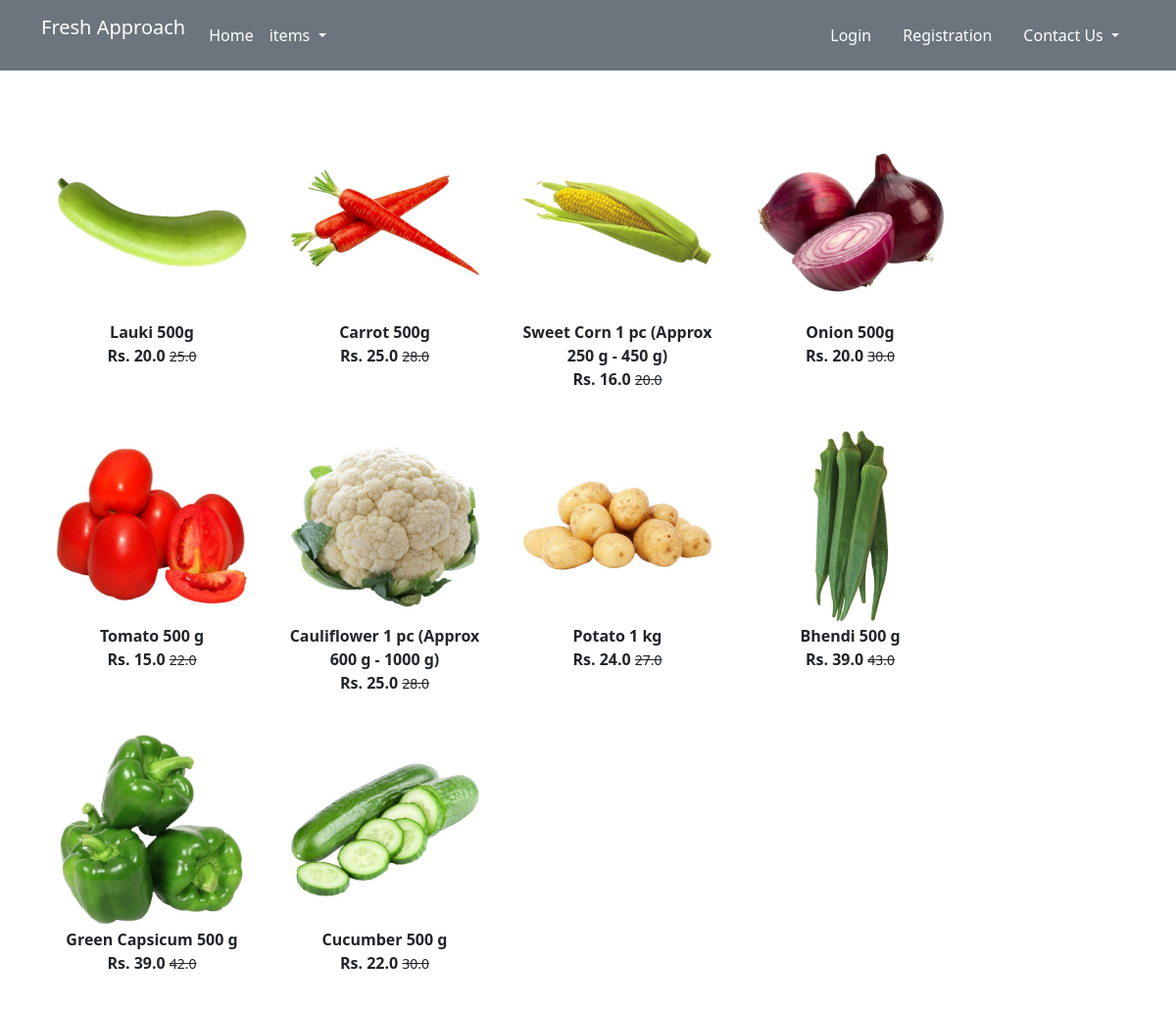
The app's page /Vegetables/, older data.
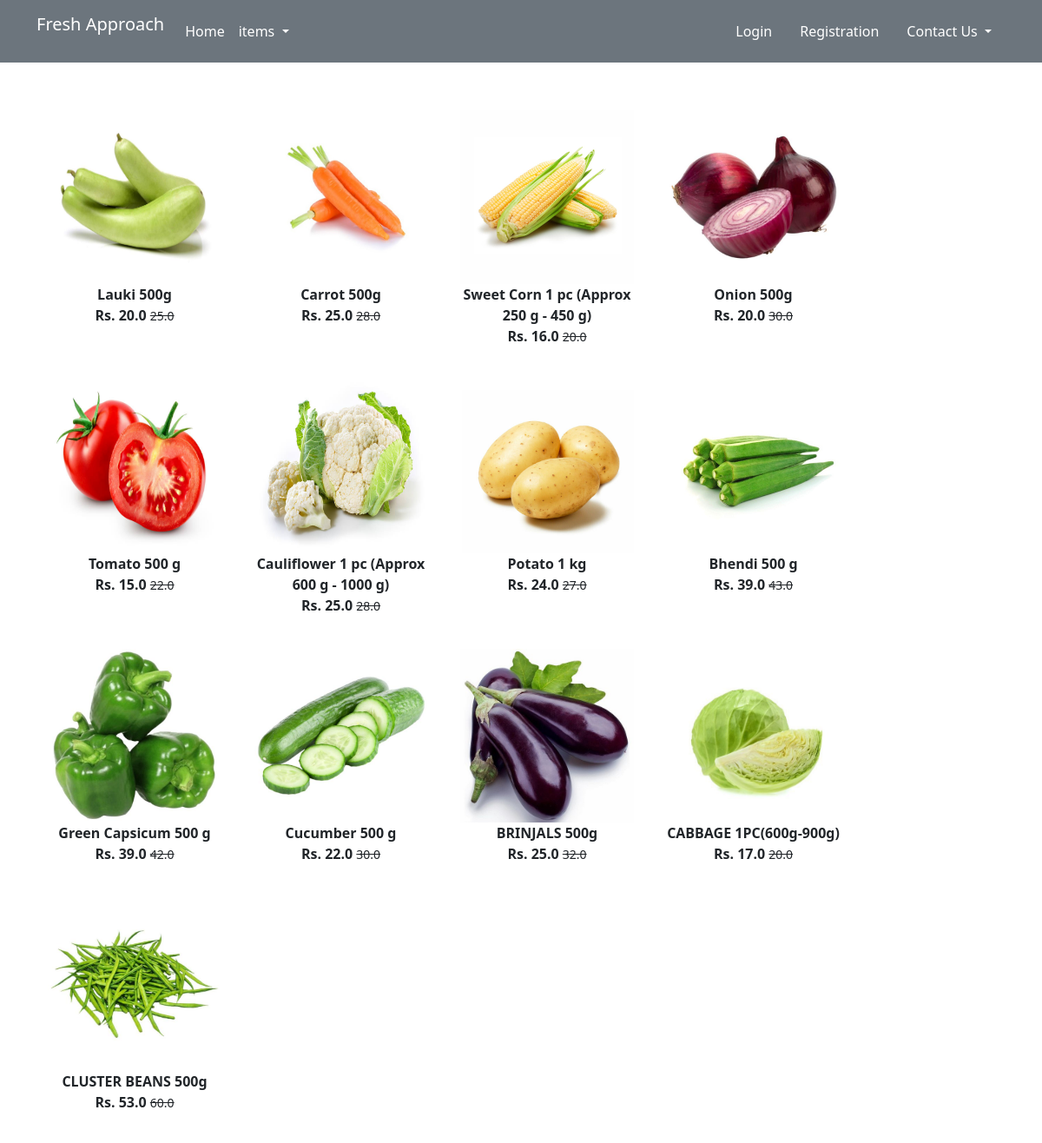
The same page, newer data.
### app/models.py (models this page shows, shortened)
class Product(models.Model):
    title = models.CharField(max_length=100)
    selling_price = models.FloatField()
    discounted_price = models.FloatField()
    description = models.TextField()
    brand = models.CharField(max_length=100)
    category = models.CharField(choices=CATEGORY_CHOICES, max_length=2)
    product_image = models.ImageField(upload_to='productimg')

### app/views.py (the view)
# urls.py: path('Vegetables/', views.Vegetables, name='Vegetables'),
def Vegetables(request, data=None):
    if data == None:
        Vegetables = Product.objects.filter(category='V')
    return render(request, 'app/Vegetables.html', {'Vegetables': Vegetables})

### app/templates/app/Vegetables.html (shortened to what this page needs)
{% extends 'app/base.html' %}
{% load static %}
{% block main-content %}
<div class="container my-5">
 <div class="row">
  <div class="col-sm-10">
   <div class="row">
    {% for product in Vegetables %}
    <div class="col-sm-3 text-center mb-4">
     <a href="{% url 'product-detail' product.id %}" class="btn">
      <div class="item">
       <img src="{{product.product_image.url}}" alt="" height="200" width="200" class="">
       <div class="fw-bold">{{product.title}}</div>
       <div class="fw-bold">Rs. {{product.discounted_price}}
        <small class="fw-light text-decoration-line-through">{{product.selling_price}}</small>
        </div>
      </div>
     </a>
    </div>
    {% endfor %}
   </div>
  </div>
 </div>
</div>
{% endblock main-content %}

Row changes from the older to the newer data that the page shows:
changed Product "Lauki 500g": product_image: a different picture
changed Product "Carrot 500g": product_image: a different picture
changed Product "Sweet Corn 1 pc (Approx 250 g - 450 g)": product_image: a different picture
changed Product "Tomato 500 g": product_image: a different picture
changed Product "Cauliflower 1 pc (Approx 600 g - 1000 g)": product_image: a different picture
changed Product "Potato 1 kg": product_image: a different picture
changed Product "Bhendi 500 g": product_image: a different picture
added Product: product_image (picture), title "BRINJALS 500g", discounted_price "25.0", selling_price "32.0"
added Product: product_image (picture), title "CABBAGE 1PC(600g-900g)", discounted_price "17.0", selling_price "20.0"
added Product: product_image (picture), title "CLUSTER BEANS 500g", discounted_price "53.0", selling_price "60.0"
